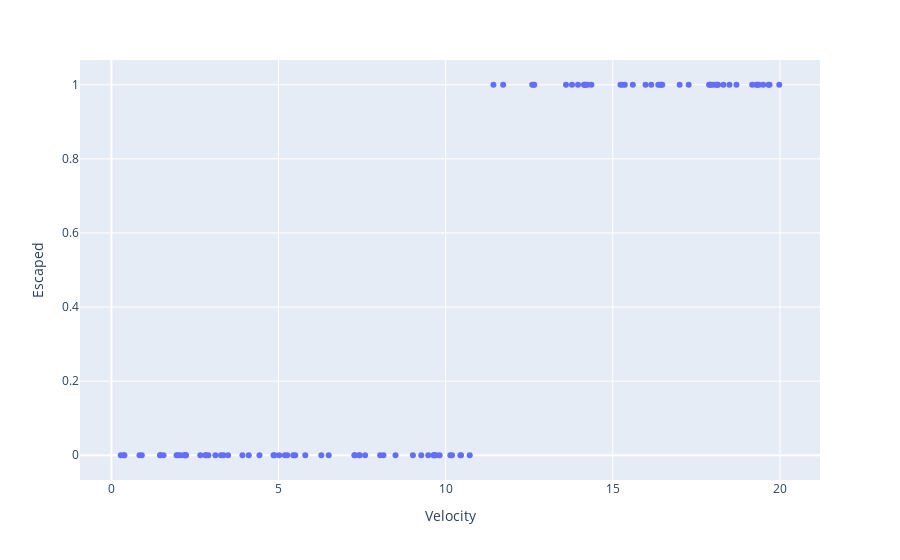

Here is the notebook cell this chart was saved with:
### Code cell
df=pd.read_csv('pro115.csv')
velocityList=df['Velocity']
escapedList=df['Escaped']
fig=px.scatter(df,x=velocityList,y=escapedList)
fig.show()
# df.head()

### Figure 1 — Plotly figure (JSON) as saved in the notebook; plotly's stock layout.template omitted (floating-point values rounded to 4 significant figures)
{"data": [{"hovertemplate": "Velocity=%{x}<br>Escaped=%{y}<extra></extra>", "legendgroup": "", "marker": {"color": "#636efa", "symbol": "circle"}, "mode": "markers", "name": "", "orientation": "v", "showlegend": false, "type": "scatter", "x": [0.37, 15.98, 5.8, 15.23, 19.33, 14.19, 10.14, 9.02, 10.46, 16.45, 8.5, 1.46, 10.19, 7.28, 1.95, 7.27, 19.29, 19.66, 5.5, 3.92, 14.15, 2.23, 18.01, 5.44, 15.6, 16.15, 14.24, 0.39, 2.19, 17.91, 19.69, 7.59, 18.1, 14.14, 5.19, 12.65, 16.41, 9.27, 1.99, 2.23, 9.67, 0.91, 8.14, 19.37, 4.11, 16.36, 16.48, 11.43, 10.44, 7.41, 2.9, 3.28, 12.59, 14.36, 2.07, 17.27, 12.63, 3.11, 11.72, 19.17, 15.29, 19.98, 9.48, 17, 13.96, 18.49, 2.66, 18.15, 9.65, 13.6, 18.7, 9.71, 3.35, 7.43, 9.64, 2.18, 5.26, 2.81, 9.82, 19.5, 1.46, 0.28, 2.83, 1.56, 4.85, 18.12, 4.43, 17.88, 13.78, 4.88, 3.49, 6.5, 6.28, 0.84, 18.31, 10.72, 15.36, 5.02, 8.04, 17.94], "xaxis": "x", "y": [0, 1, 0, 1, 1, 1, 0, 0, 0, 1, 0, 0, 0, 0, 0, 0, 1, 1, 0, 0, 1, 0, 1, 0, 1, 1, 1, 0, 0, 1, 1, 0, 1, 1, 0, 1, 1, 0, 0, 0, 0, 0, 0, 1, 0, 1, 1, 1, 0, 0, 0, 0, 1, 1, 0, 1, 1, 0, 1, 1, 1, 1, 0, 1, 1, 1, 0, 1, 0, 1, 1, 0, 0, 0, 0, 0, 0, 0, 0, 1, 0, 0, 0, 0, 0, 1, 0, 1, 1, 0, 0, 0, 0, 0, 1, 0, 1, 0, 0, 1], "yaxis": "y"}], "layout": {"legend": {"tracegroupgap": 0}, "margin": {"t": 60}, "xaxis": {"anchor": "y", "domain": [0, 1], "title": {"text": "Velocity"}}, "yaxis": {"anchor": "x", "domain": [0, 1], "title": {"text": "Escaped"}}}}
